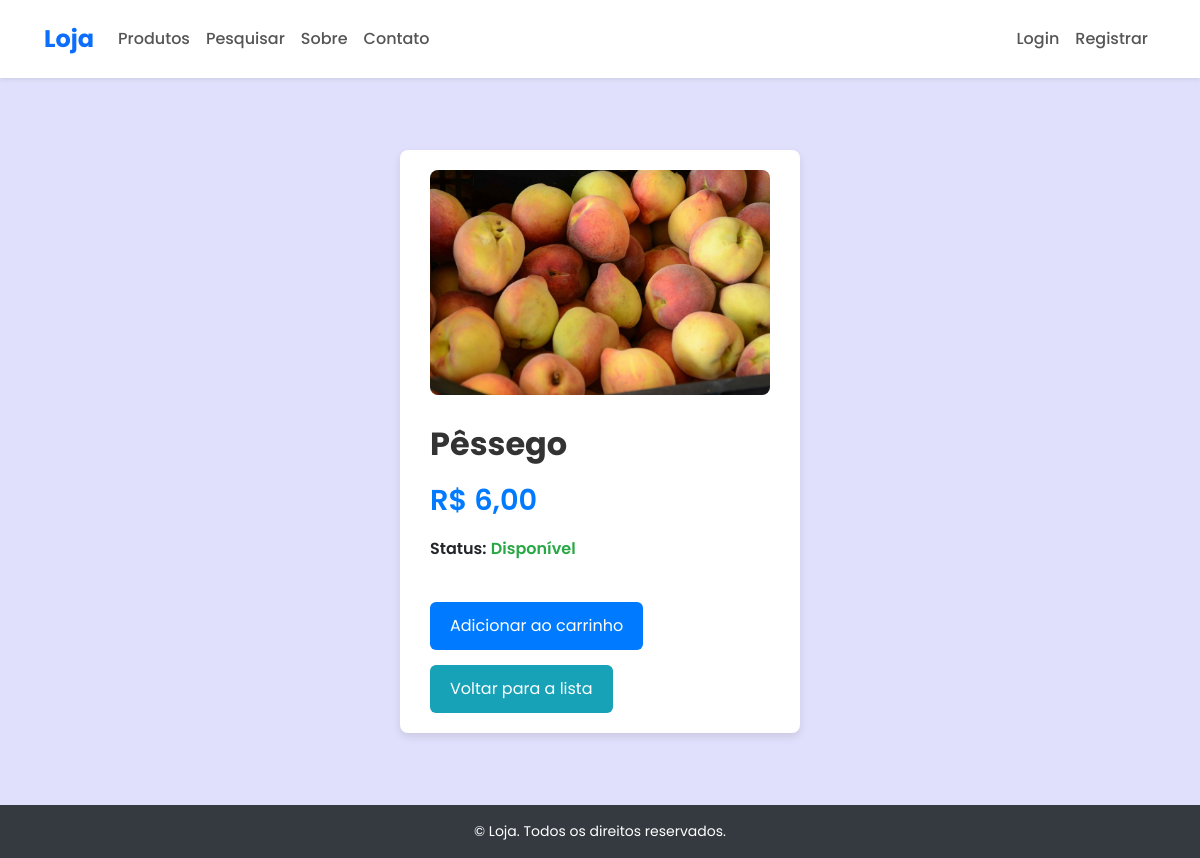
Page /produto/2/ on the committed database.
### loja/models.py (models this page shows, shortened)
class Produto(models.Model):
    nome = models.CharField(max_length=100)
    preco = models.DecimalField(max_digits=10, decimal_places=2)
    disponivel = models.BooleanField(default=True)
    imagem = models.ImageField(upload_to='produtos/', blank=True, null=True)
    quantidade = models.IntegerField(default=1)

### loja/views.py (the view)
# urls.py: path('produto/<int:pk>/', ProdutoDetailView.as_view(), name='produto_detail'),
class ProdutoDetailView(DetailView):
    model = Produto
    template_name = 'produto_detail.html'
    context_object_name = 'produto'

### carrinho/context_processor.py (called while the page is built)
def carrinho(request):
    return {'carrinho': Carrinho(request)}

### templates/produto_detail.html (shortened to what this page needs)
{% extends 'base.html' %}
{% load static %}
{% block content %}
<link rel="stylesheet" href="{% static 'css/produto-detail.css' %}">
<div class="produto-card card">
  <div class="card-body">
    <div class="produto-imagem">
      {% if produto.imagem %}
        <img src="{{ produto.imagem.url }}" alt="{{ produto.nome }}">
      {% else %}
        <img src="https://via.placeholder.com/400x300.png?text=Sem+Imagem" alt="Sem Imagem">
      {% endif %}
    </div>
    <div class="produto-detalhes">
      <h2>{{ produto.nome }}</h2>
      <p class="preco">R$ {{ produto.preco }}</p>
      <p class="status">
        <strong>Status:</strong>
        {% if produto.disponivel and produto.quantidade > 0 %}
          <span>Disponível</span>
        {% else %}
          <span class="indisponivel">Indisponível</span>
        {% endif %}
      </p>
      <div class="produto-actions">
        {% if produto.disponivel and produto.quantidade > 0 %}
          <form action="{% url 'adicionar_ao_carrinho' produto.id %}" method="post" style="margin:0;">
            <button type="submit" class="btn-adicionar">Adicionar ao carrinho</button>
          </form>
        {% else %}
          <button class="btn-esgotado" disabled>Produto esgotado!</button>
        {% endif %}
        <form action="{% url 'lista_produtos' %}" method="get" style="margin:0;">
          <button type="submit" class="btn-voltar">Voltar para a lista</button>
        </form>
      </div>
    </div>
  </div>
</div>
{% endblock %}

### static/css/estilos_base.css (style rules this page uses)
body { background-color: rgba(214, 214, 252, 0.737); color: #000; display: flex; flex-direction: column; min-height: 100vh; }
html, body { height: 100%; font-family: "Poppins", sans-serif; margin: 0; }
.card { border: none; border-radius: 12px; overflow: hidden; transition: transform 0.3s ease, box-shadow 0.3s ease; }

### static/css/produto-detail.css (style rules this page uses)
.produto-card { max-width: 400px; margin: 40px auto; box-shadow: 0 4px 8px rgb(0 0 0 / 0.1); border-radius: 8px; overflow: hidden; background-color: #fff; }
.produto-card .card-body { display: flex; flex-wrap: wrap; gap: 30px; padding: 20px 30px; }
.produto-imagem { flex: 1 1 400px; max-width: 400px; text-align: center; }
.produto-imagem img { width: 100%; height: auto; border-radius: 8px; object-fit: contain; }
.produto-detalhes { flex: 1 1 450px; display: flex; flex-direction: column; justify-content: space-between; }
.produto-detalhes h2 { margin-bottom: 15px; font-size: 2rem; font-weight: 700; color: #333; }
.produto-detalhes p.preco { font-size: 1.8rem; font-weight: 600; color: #007bff; margin-bottom: 15px; }
.produto-detalhes p.status strong { font-weight: 600; }
.produto-detalhes p.status span { font-weight: 600; color: #28a745; }
.produto-actions { margin-top: 25px; display: flex; gap: 15px; flex-wrap: wrap; }
.produto-actions button { padding: 12px 20px; font-size: 1rem; border: none; border-radius: 6px; cursor: pointer; transition: background-color 0.3s ease; color: white; }
.btn-adicionar { background-color: #007bff; }
.btn-voltar { background-color: #17a2b8; }

### rows in the picture
Produto: imagem (picture), nome "Pêssego", preco "6,00"
